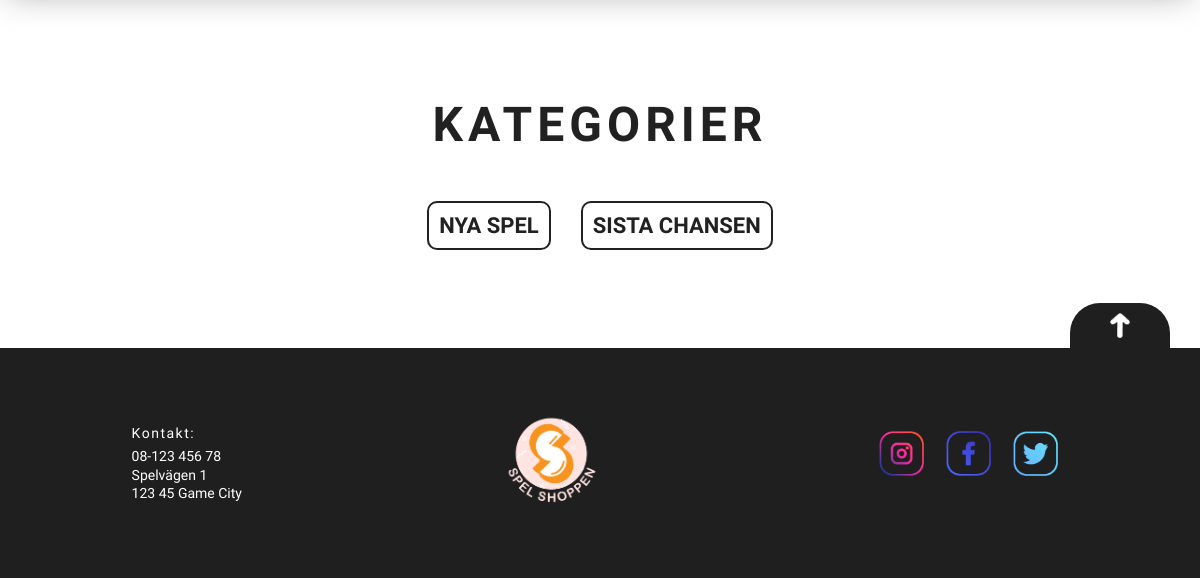
/ (lower part), run on an earlier commit of the app's database.
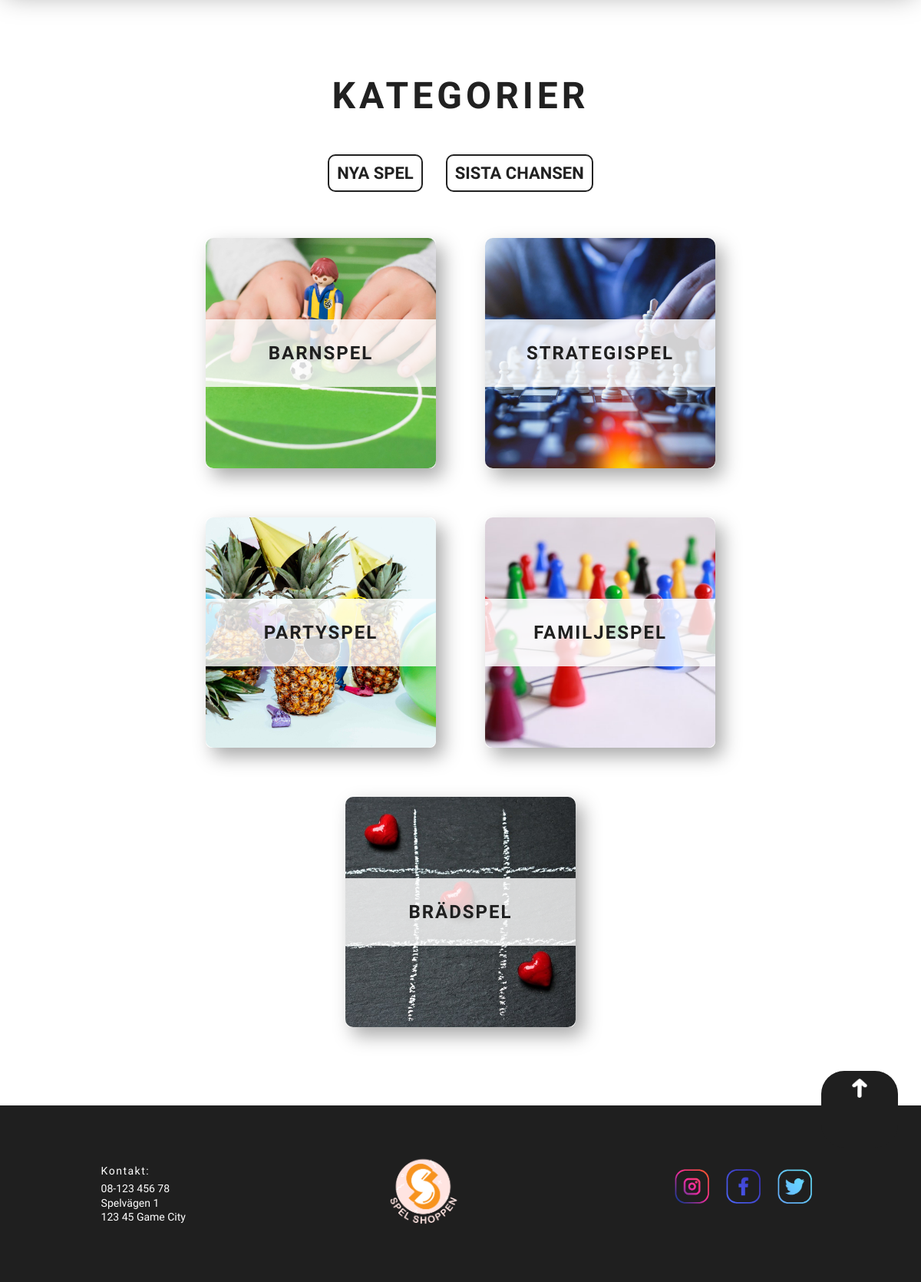
And on a later commit of the database.
### tables this page shows
CREATE TABLE `webshop_categories` (
  `categoryid` int(11) NOT NULL,
  `category` varchar(100) NOT NULL,
  `image` varchar(200) NOT NULL
);

### index.php (called while the page is built)
<?php
require_once 'header_extern.php';
require_once 'frontpage.php';
require_once 'footer.php';

### frontpage.php (the view)
<?php
require_once 'header_extern.php';
require_once 'config/db.php';
$stmt = $db->prepare("SELECT * FROM webshop_categories");
$stmt->execute();
?>
<h2 class="frontpage_head">Kategorier</h2>
<section class="frontpage_links">
<h2><a href="news\news.php" class="frontpage_links__link">NYA SPEL</a></h2>
<br>
<h2><a href="lastChance\lastChance.php" class="frontpage_links__link">SISTA CHANSEN</a></h2>
<br>
</section>
<section class="frontpage_categories">
    <?php
    while ($row = $stmt->fetch(PDO::FETCH_ASSOC)) :
        $category = htmlspecialchars($row['category']);
        $categoryid = htmlspecialchars($row['categoryid']);
        $image = htmlspecialchars($row['image']);
        if(empty($image))
            $image = "https://via.placeholder.com/200x200.jpg";
        else
            $image = "images/$image";
        echo
            "<div class='category_card img_wrapper'>
            <img class='category_img' src='$image' alt='$category'>";
        echo
            "<a href='/categorypage/categorypage.php?id=$categoryid'
            class='category_title'>$category</a>
        </div>";
    endwhile;
    ?>
</section>

### header_extern.php (shortened to what this page needs)
<!DOCTYPE html>
<html lang="en">
<head>
  <link rel="stylesheet" type="text/css" href="styles/main.css" />
  <link rel="stylesheet" type="text/css" href="../styles/main.css" />
</head>
<body>
  <main >

### footer.php (shortened to what this page needs)
</main>
<footer class="footer">
    <div class="scroll_top-container">
        <span class="scroll-top"><a href="#home"><img src="/images/1x/arrowup.png" class="arrow-up"></a></span>
    </div>
    <div class="footer__contact">
        <p class="bold_txt">Kontakt:</p>
        <p>08-123 456 78</p>
        <p>Spelvägen 1</p>
        <p>123 45 Game City</p>
    </div>
    <div class="footer__logo img__wrapper">
        <img class="logo__img" src="/images/loga.png" alt="Logo">
    </div>
    <div class="footer__socialmedia">
        <div class="img__wrapper icon-parent">
            <img class="socialmedia__img" src="/images/1x/insta.png" alt="Instagram">
        </div>
        <div class="img__wrapper icon-parent">
            <img class="socialmedia__img" src="/images/1x/faceb.png" alt="facebook">
        </div>
        <div class="img__wrapper icon-parent">
            <img class="socialmedia__img" src="/images/1x/twitter.png" alt="Twitter">
        </div>
    </div>
</footer>
</body>
</html>

What changed in the data, as far as the page shows it:
added webshop_categories: image+category (picture), category "BARNSPEL"
added webshop_categories: image+category (picture), category "STRATEGISPEL"
added webshop_categories: image+category (picture), category "PARTYSPEL"
added webshop_categories: image (picture), category "FAMILJESPEL"
added webshop_categories: image (picture), category "BRÄDSPEL"
